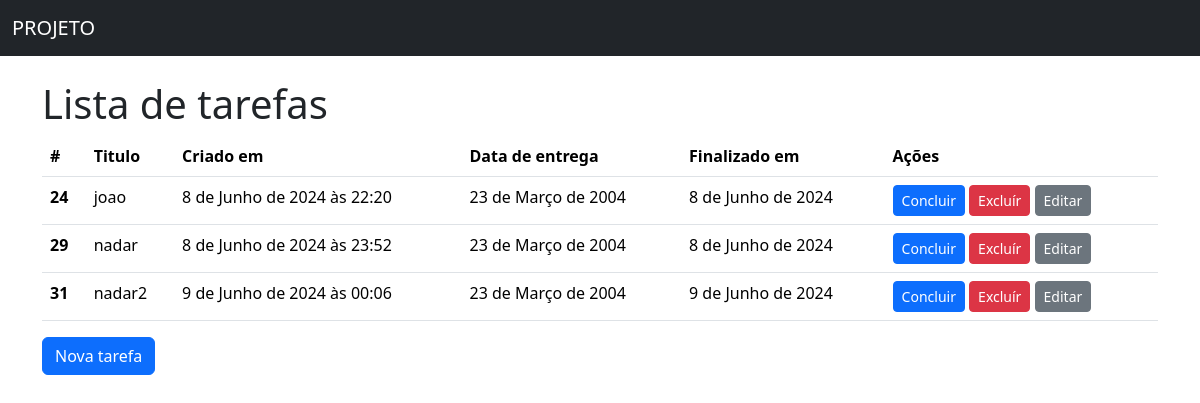
The page / on the database its author committed.
### todos/models.py (models this page shows)
class Todo(models.Model):
    title = models.CharField(verbose_name="Titulo"
        ,max_length=100, null=False, blank=False
    )  # n pode ter mais de 100 letras valor n pode estar em branco
    created_at = models.DateTimeField(auto_now_add=True, null=False, blank=False)
    deadline = models.DateField( verbose_name="Data de entrega",null=False, blank=False)
    finished_at = models.DateField(null=True)

### todos/views.py (the view)
# urls.py: path("", TodoListView.as_view(),name="todo_list"),
class TodoListView(ListView):
    model = Todo

### todos/templates/todos/todo_list.html (shortened to what this page needs)
<!doctype html>
<html lang="en">
  <head>
    <link href="https://cdn.jsdelivr.net/npm/bootstrap@5.3.3/dist/css/bootstrap.min.css" rel="stylesheet">
  </head>
  <body>
    <nav class="navbar bg-dark mb-4" data-bs-theme="dark">
      <div class="container-fluid">
        <a class="navbar-brand" href="#">PROJETO</a>
      </div>
    </nav>
    <main class="container">
      <h1>Lista de tarefas</h1>
      {% if todo_list %}
      <table class="table">
        <thead>
          <tr>
            <th scope="col">#</th>
            <th scope="col">Titulo</th>
            <th scope="col">Criado em</th>
            <th scope="col">Data de entrega</th>
            <th scope="col">Finalizado em</th>
            <th scope="col">Ações</th>
          </tr>
        </thead>
        <tbody>
         {% for todo in todo_list %}
          <tr>
            <th scope="row">{{ todo.pk }}</th>
            <td>{{ todo.title }}</td>
            <td>{{ todo.created_at }}</td>
            <td>{{ todo.deadline }}</td>
            <td>{{ todo.finished_at }}</td>
            <td>
                <a href="{% url 'todo_complete' pk=todo.pk %}"class="btn btn-primary btn-sm">Concluir</a>
              <a href="{% url 'todo_delete' pk=todo.pk %}" class="btn btn-danger btn-sm">Excluír</a>
              <a href="{% url 'todo_update' pk=todo.pk %}" class="btn btn-secondary btn-sm">Editar</a>
            </td>
          </tr>
          {% endfor %}
        </tbody>
      </table>
      {% else %}
      <p>Não existe tarefa</p>
      {% endif %}
      <a href="{% url 'todo_create' %}" class="btn btn-primary">Nova tarefa</a>
    </main>
  </body>
</html>

### rows shown on the page
Todo: pk "24", title "joao", created_at "8 de Junho de 2024 às 22:20", deadline "23 de Março de 2004", finished_at "8 de Junho de 2024"
Todo: pk "29", title "nadar", created_at "8 de Junho de 2024 às 23:52", deadline "23 de Março de 2004", finished_at "8 de Junho de 2024"
Todo: pk "31", title "nadar2", created_at "9 de Junho de 2024 às 00:06", deadline "23 de Março de 2004", finished_at "9 de Junho de 2024"
